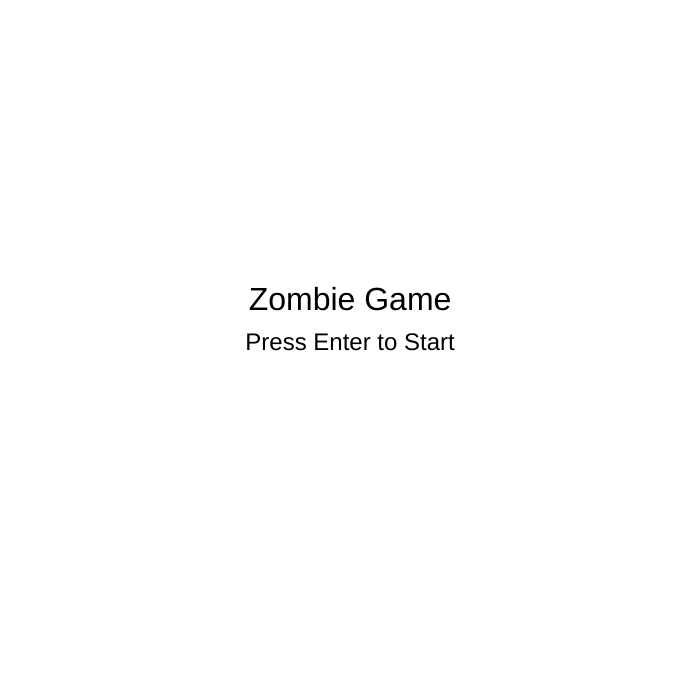
Frame 1 (no input)
Frame 60 (no input): identical to frame 1, image omitted
Frame 120 (the mouse pressed at the canvas centre since frame 60): identical to frame 1, image omitted

The p5.js sketch that drew this single still picture (run headless with seeded random() and noise() and a simulated clock; from frame 60 on, the mouse is pressed at the canvas centre):

// p5.js sketch
// ── sketch.js
//Omar Shams
//5/30/2024

let weaponselect = 10;
let player;
let zombies = [];
let framesTillCreate = 1000;
let frame = 0;
let speed = 1;
let score = 0;
let gridSize = 60;
let mapSize = 1000;
let playerHealth = 100;
let Modeselect = 0;
let shootInterval = 15;

function setup() {
  createCanvas(700, 700);
  imageMode(CENTER);
  player = new Player();
  zombies.push(new Zombie(3));
}

function draw() {
  background(255);

  if (Modeselect == 0) {
    startScreen();
  } else if (Modeselect == 1) {
    gameScreen();
  } else if (Modeselect == 2) {
    gameOverScreen();
  }
}

function startScreen() {
  fill(0);
  textAlign(CENTER);
  textSize(32);
  text("Zombie Game", width / 2, height / 2 - 40);
  textSize(24);
  text("Press Enter to Start", width / 2, height / 2);
  if (keyIsPressed && keyCode === ENTER) {
    Modeselect = 3;
  }

}

function gameScreen() {
  if (playerHealth <= 0) {
    Modeselect = 2;
  }
  
  translate(width / 2 - player.pos.x, height / 2 - player.pos.y);
  drawGrid();

  player.display();
  player.update();

  for (let i = zombies.length - 1; i >= 0; i--) {
    zombies[i].display();
    zombies[i].update();
    if (player.shot(zombies[i])) {
      zombies[i].health -= 10;
      if (zombies[i].health <= 0) {
        zombies.splice(i, 1);
        score++;
      }
    } else if (player.collidesWith(zombies[i])) {
      playerHealth -= 1;
      if (playerHealth <= 0) {
        playerHealth = 0;
      }
      player.pushBack(zombies[i]);
      zombies[i].pushBack(player);
    }
  }

  if (frame > framesTillCreate && zombies.length < 10) {
    zombies.push(new Zombie(random(speed)));
    frame = 0;
  }

  if (framesTillCreate > 20) {
    framesTillCreate *= 0.95;
    if (framesTillCreate < 20) {
      framesTillCreate = 20; 
    }
  }

  if (frameCount % 1000 == 0) {
    speed += 0.1;
  }

  drawHealthMeter();
  drawScore();

  if (mouseIsPressed && frameCount % weaponselect === 0) {
    player.shoot();
  }

  frame++;
}

function gameOverScreen() {
  fill(0);
  textAlign(CENTER);
  textSize(32);
  text("Game Over", width / 2, height / 2 - 40);
  textSize(24);
  text("Press Enter to Restart", width / 2, height / 2);
  if (keyIsPressed && keyCode === ENTER) {
    restartGame();
  }
}

function drawGrid() {
  for (let x = 0; x <= mapSize; x += gridSize) {
    for (let y = 0; y <= mapSize; y += gridSize) {
      fill(225);
      rect(x+15, y+15, gridSize, gridSize);
    }
  }
}

function drawHealthMeter() {
  fill(255, 0, 0);
  rect(player.pos.x - width / 2 + 350, player.pos.y - height / 2 + 320, playerHealth / 2, 10);
}

function drawScore() {
  fill(0);
  textAlign(LEFT);
  textSize(16);
  text("Score: " + score, player.pos.x - width / 2 + 10, player.pos.y - height / 2 + 30);
}

function restartGame() {
  playerHealth = 100;
  score = 0;
  speed = 1;
  frame = 0;
  framesTillCreate = 1000;
  zombies = [];
  player.pos = createVector(mapSize / 2, mapSize / 2);
  Modeselect = 1;
}

class Bullet {
  constructor(x, y, angle) {
    this.x = x;
    this.y = y;
    this.angle = angle;
    this.speed = 16;
  }

  display() {
    push();
    fill(0);
    circle(this.x, this.y, 5);
    pop();
  }

  update() {
    this.x += this.speed * cos(this.angle);
    this.y += this.speed * sin(this.angle);
  }
}

class Player {
  constructor() {
    this.pos = createVector(mapSize / 2, mapSize / 2);
    this.bullets = [];
    this.angle = 0;
  }

  display() {
    rectMode(CENTER);
    push();
    translate(this.pos.x, this.pos.y);
    this.angle = atan2(mouseY - height / 2, mouseX - width / 2);
    rotate(this.angle);
    rect(0, 0, 10, 10);
    pop();

    for (let bullet of this.bullets) {
      bullet.display();
      bullet.update();
    }
  }

  update() {
    let sidewaysSpeed = 0;
    let forwardSpeed = 0;
    if (keyIsDown(65)) {
      sidewaysSpeed = -5;
    }

    if (keyIsDown(68)) {
      sidewaysSpeed = 5;
    }

    if (keyIsDown(87)) {
      forwardSpeed = -5;
    }

    if (keyIsDown(83)) {
      forwardSpeed = 5;
    }

    this.pos.add(sidewaysSpeed, forwardSpeed);
    this.pos.x = constrain(this.pos.x, 0, mapSize);
    this.pos.y = constrain(this.pos.y, 0, mapSize);
  }

  shot(zombie) {
    for (let i = this.bullets.length - 1; i >= 0; i--) {
      if (dist(this.bullets[i].x, this.bullets[i].y, zombie.pos.x, zombie.pos.y) < 10) {
        this.bullets.splice(i, 1);
        return true;
      }
    }
    return false;
  }

  shoot() {
    this.bullets.push(new Bullet(this.pos.x, this.pos.y, this.angle));
  }

  collidesWith(zombie) {
    return dist(this.pos.x, this.pos.y, zombie.pos.x, zombie.pos.y) < 15;
  }

  pushBack(zombie) {
    let direction = p5.Vector.sub(this.pos, zombie.pos);
    direction.normalize();
    this.pos.add(direction.mult(7));
  }
}

class Zombie {
  constructor(speed) {
    this.speed = speed;
    this.angle = 0;
    this.health = 100;
    this.spawnOutsideCanvas();
  }

  spawnOutsideCanvas() {
    let edge = floor(random(4));
    switch (edge) {
      case 0:
        this.x = random(mapSize);
        this.y = 0;
        break;
      case 1:
        this.x = mapSize;
        this.y = random(mapSize);
        break;
      case 2:
        this.x = random(mapSize);
        this.y = mapSize;
        break;
      case 3:
        this.x = 0;
        this.y = random(mapSize);
        break;
    }
    this.pos = createVector(this.x, this.y);
  }

  display() {
    angleMode(DEGREES);
    rectMode(CENTER);
    push();
    translate(this.pos.x, this.pos.y);
    this.angle = atan2(player.pos.y - this.pos.y, player.pos.x - this.pos.x);
    rotate(degrees(this.angle));
    fill(100, 255, 100);
    rect(0, 0, 20, 20);
    pop();

    fill(255, 0, 0);
    rect(this.pos.x - 10, this.pos.y - 20, 20, 3);
    fill(0, 255, 0);
    rect(this.pos.x - 10, this.pos.y - 20, this.health / 5, 3);
  }

  update() {
    let difference = p5.Vector.sub(player.pos, this.pos);
    difference.limit(this.speed);
    this.pos.add(difference);
  }

  pushBack(player) {
    let direction = p5.Vector.sub(this.pos, player.pos);
    direction.normalize();
    this.pos.add(direction.mult(7));
  }
}
